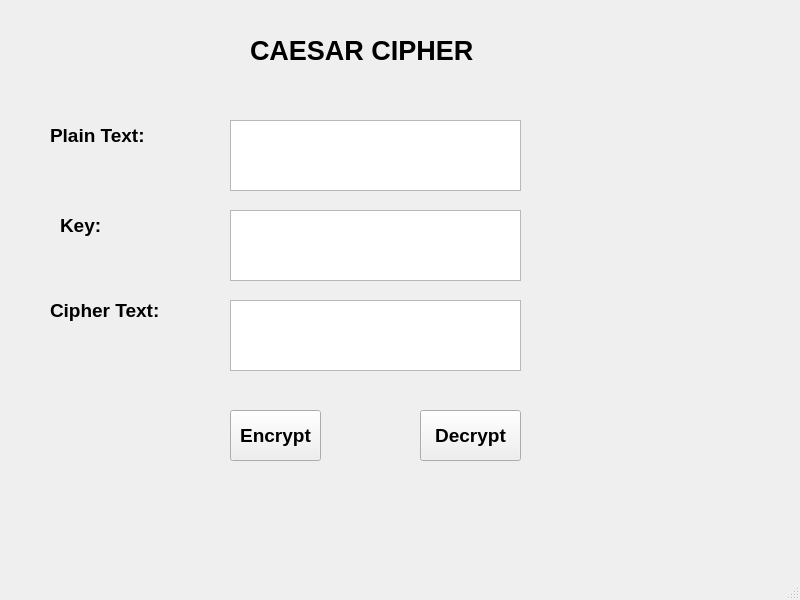
<?xml version="1.0" encoding="UTF-8"?>
<ui version="4.0">
 <class>MainWindow</class>
 <widget class="QMainWindow" name="MainWindow">
  <property name="geometry">
   <rect>
    <x>0</x>
    <y>0</y>
    <width>800</width>
    <height>600</height>
   </rect>
  </property>
  <property name="windowTitle">
   <string>MainWindow</string>
  </property>
  <widget class="QWidget" name="centralwidget">
   <widget class="QLabel" name="txt_plaintext">
    <property name="geometry">
     <rect>
      <x>50</x>
      <y>120</y>
      <width>131</width>
      <height>31</height>
     </rect>
    </property>
    <property name="font">
     <font>
      <pointsize>14</pointsize>
      <weight>75</weight>
      <bold>true</bold>
     </font>
    </property>
    <property name="text">
     <string>Plain Text:</string>
    </property>
   </widget>
   <widget class="QLabel" name="zzzz">
    <property name="geometry">
     <rect>
      <x>60</x>
      <y>210</y>
      <width>121</width>
      <height>31</height>
     </rect>
    </property>
    <property name="font">
     <font>
      <pointsize>14</pointsize>
      <weight>75</weight>
      <bold>true</bold>
     </font>
    </property>
    <property name="text">
     <string>Key:</string>
    </property>
   </widget>
   <widget class="QLabel" name="aaaaaa">
    <property name="geometry">
     <rect>
      <x>50</x>
      <y>290</y>
      <width>131</width>
      <height>41</height>
     </rect>
    </property>
    <property name="font">
     <font>
      <pointsize>14</pointsize>
      <weight>75</weight>
      <bold>true</bold>
     </font>
    </property>
    <property name="text">
     <string>Cipher Text:</string>
    </property>
   </widget>
   <widget class="QPlainTextEdit" name="txt_plain_text">
    <property name="geometry">
     <rect>
      <x>230</x>
      <y>120</y>
      <width>291</width>
      <height>71</height>
     </rect>
    </property>
   </widget>
   <widget class="QPlainTextEdit" name="txt_key">
    <property name="geometry">
     <rect>
      <x>230</x>
      <y>210</y>
      <width>291</width>
      <height>71</height>
     </rect>
    </property>
   </widget>
   <widget class="QPlainTextEdit" name="txt_cipher_text">
    <property name="geometry">
     <rect>
      <x>230</x>
      <y>300</y>
      <width>291</width>
      <height>71</height>
     </rect>
    </property>
   </widget>
   <widget class="QLabel" name="label">
    <property name="geometry">
     <rect>
      <x>250</x>
      <y>10</y>
      <width>251</width>
      <height>81</height>
     </rect>
    </property>
    <property name="font">
     <font>
      <pointsize>20</pointsize>
      <weight>75</weight>
      <bold>true</bold>
     </font>
    </property>
    <property name="text">
     <string>CAESAR CIPHER</string>
    </property>
   </widget>
   <widget class="QToolButton" name="btn_encrypt">
    <property name="geometry">
     <rect>
      <x>230</x>
      <y>410</y>
      <width>91</width>
      <height>51</height>
     </rect>
    </property>
    <property name="font">
     <font>
      <pointsize>14</pointsize>
      <weight>75</weight>
      <bold>true</bold>
     </font>
    </property>
    <property name="text">
     <string>Encrypt</string>
    </property>
   </widget>
   <widget class="QToolButton" name="btn_decrypt">
    <property name="geometry">
     <rect>
      <x>420</x>
      <y>410</y>
      <width>101</width>
      <height>51</height>
     </rect>
    </property>
    <property name="font">
     <font>
      <pointsize>14</pointsize>
      <weight>75</weight>
      <bold>true</bold>
     </font>
    </property>
    <property name="text">
     <string>Decrypt</string>
    </property>
   </widget>
  </widget>
  <widget class="QMenuBar" name="menubar">
   <property name="geometry">
    <rect>
     <x>0</x>
     <y>0</y>
     <width>800</width>
     <height>21</height>
    </rect>
   </property>
  </widget>
  <widget class="QStatusBar" name="statusbar"/>
 </widget>
 <resources/>
 <connections/>
</ui>
